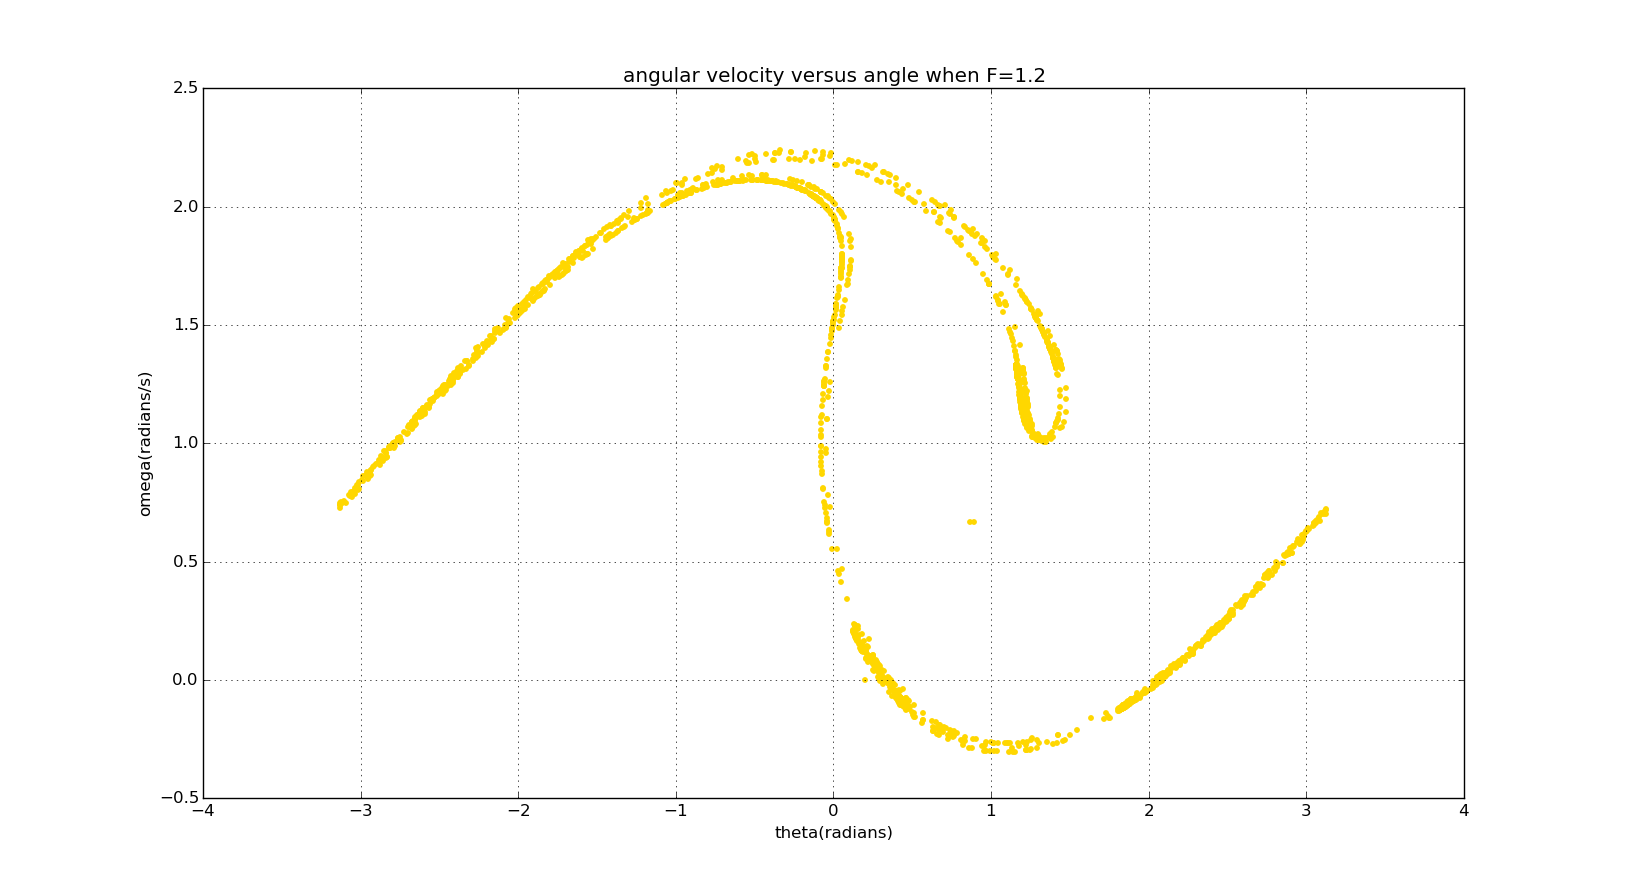

Write the Python code that produced this figure.
from __future__ import division
from math import *
from pylab import *

def change_amp(F):
    q = 0.5
    l = 9.8
    g = 9.8
    f = 2/3
    dt = pi/100
    theta0 = 0.2
    omega0 = 0
    angle = [theta0]
    avelo = [omega0]
    t = [0]
    an=[theta0]
    av=[omega0] 
    while t[-1] < 6000*pi:
        avelo_new = avelo[-1] - ((g/l)*sin(angle[-1]) + q*avelo[-1] - F*sin(f*t[-1]))*dt
        avelo.append(avelo_new)
        angle_new = angle[-1] + avelo[-1]*dt
        while angle_new > pi:
            angle_new -= 2*pi
        while angle_new < -pi:
            angle_new += 2*pi
        angle.append(angle_new)

        if (t[-1]-(3*pi)/4)%(3*pi) <= dt:
            an.append(angle_new)
            av.append(avelo_new)

        t_new = t[-1] + dt
        t.append(t_new)
        

    return an,av


ang = change_amp(1.2)[0]
ave = change_amp(1.2)[1]



scatter(ang,ave,s=10,color='gold')



title('angular velocity versus angle when F=1.2')
xlabel('theta(radians)')
ylabel('omega(radians/s)')

grid(True)



show()
